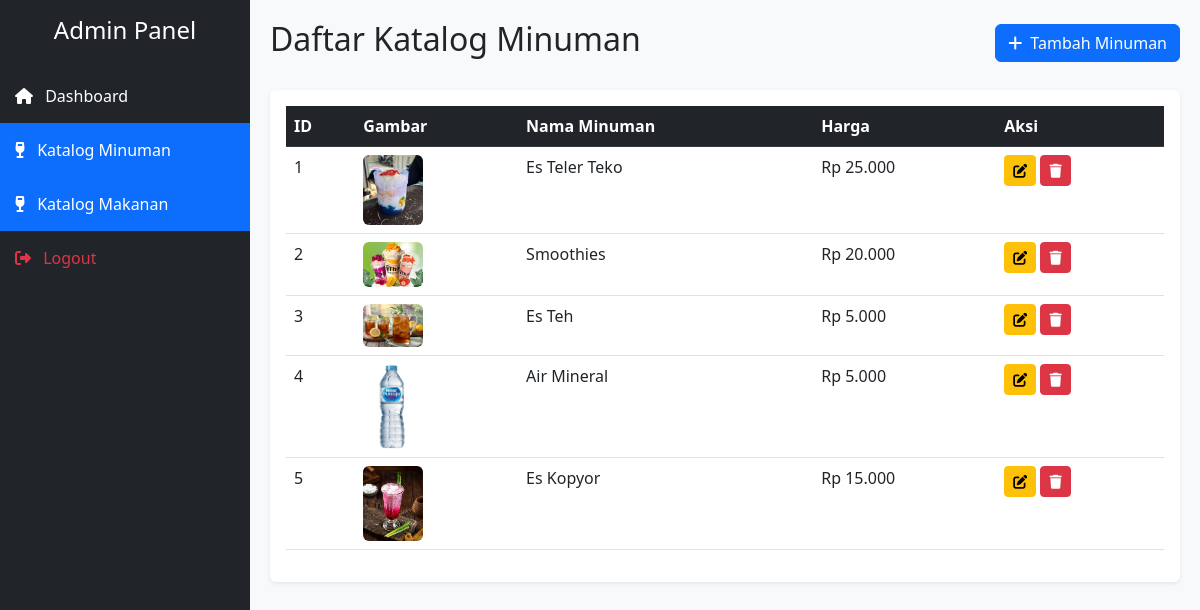
Screenshot of /admin/katalogMinuman/index.php (signed in) with the database file from the repository.
### tables this page shows
CREATE TABLE `minuman` (
  `id` int(11) NOT NULL,
  `nama_minuman` varchar(100) NOT NULL,
  `gambar_minuman` varchar(255) NOT NULL,
  `harga` int(11) NOT NULL
);

### admin/katalogMinuman/index.php (the view, shortened to what this page needs)
<?php
include '../../config/config.php';
$result = mysqli_query($conn, "SELECT * FROM minuman");
?>
<!DOCTYPE html>
<html>
<head>
    <link href="https://cdn.jsdelivr.net/npm/bootstrap@5.3.0/dist/css/bootstrap.min.css" rel="stylesheet">
    <link rel="stylesheet" href="https://cdnjs.cloudflare.com/ajax/libs/font-awesome/6.4.0/css/all.min.css">
</head>
<body>
<div class="sidebar">
    <h4 class="p-3 text-center">Admin Panel</h4>
    <a href="../dashboard.php"><i class="fas fa-home me-2"></i> Dashboard</a>
    <a href="index.php" class="bg-primary"><i class="fas fa-wine-glass me-2"></i> Katalog Minuman</a>
    <a href="../katalogMakanan/index.php" class="bg-primary"><i class="fas fa-wine-glass me-2"></i> Katalog Makanan</a>
    <a href="../logout.php" class="text-danger"><i class="fas fa-sign-out-alt me-2"></i> Logout</a>
</div>
<div class="content">
    <div class="d-flex justify-content-between align-items-center mb-4">
        <h2>Daftar Katalog Minuman</h2>
        <a href="tambah.php" class="btn btn-primary"><i class="fas fa-plus me-2"></i>Tambah Minuman</a>
    </div>
    <div class="card shadow-sm border-0">
        <div class="card-body">
            <table class="table table-hover">
                <thead class="table-dark">
                    <tr>
                        <th>ID</th>
                        <th>Gambar</th>
                        <th>Nama Minuman</th>
                        <th>Harga</th>
                        <th>Aksi</th>
                    </tr>
                </thead>
                <tbody>
                    <?php while($row = mysqli_fetch_assoc($result)): ?>
                    <tr>
                        <td><?= $row['id']; ?></td>
                        <td><img src="../../assets/img/<?= $row['gambar_minuman']; ?>" width="60" class="rounded"></td>
                        <td><?= $row['nama_minuman']; ?></td>
                        <td>Rp <?= number_format($row['harga'], 0, ',', '.'); ?></td>
                        <td>
                            <a href="edit.php?id=<?= $row['id']; ?>" class="btn btn-warning btn-sm"><i class="fas fa-edit"></i></a>
                            <a href="delete.php?id=<?= $row['id']; ?>" class="btn btn-danger btn-sm" onclick="return confirm('Hapus minuman ini?')"><i class="fas fa-trash"></i></a>
                        </td>
                    </tr>
                    <?php endwhile; ?>
                </tbody>
            </table>
        </div>
    </div>
</div>
</body>
</html>

### admin/katalogMinuman/index.php (style rules this page uses)
body { background: #f8f9fa; }
.sidebar { width: 250px; height: 100vh; position: fixed; background: #212529; color: white; }
.content { margin-left: 250px; padding: 20px; }
.sidebar a { color: white; text-decoration: none; display: block; padding: 15px; }

### rows the page displays
minuman: id "1", gambar_minuman (picture), nama_minuman "Es Teler Teko", harga "25.000"
minuman: id "2", gambar_minuman (picture), nama_minuman "Smoothies", harga "20.000"
minuman: id "3", gambar_minuman (picture), nama_minuman "Es Teh", harga "5.000"
minuman: id "4", gambar_minuman (picture), nama_minuman "Air Mineral", harga "5.000"
minuman: id "5", gambar_minuman (picture), nama_minuman "Es Kopyor", harga "15.000"
